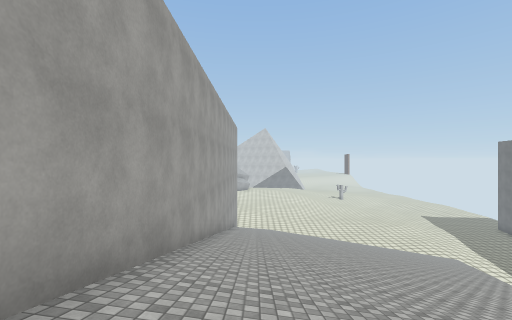
View 1 (above)

20 first-person views from a walk through a 3-D level made in the Unity game engine. The camera is 1.5 m above the floor, looks level and sees 90° across. The floor is counted in squares, 2 m on a side. Each view is taken from the middle of a square. On the plan, view 1 faces up. The plan holds only what a view shows up to about 9 squares ahead; the rest is blank. The place goes on beyond the plan. The player is left out. Surface patterns are stand-ins for the level's own textures.

View 2
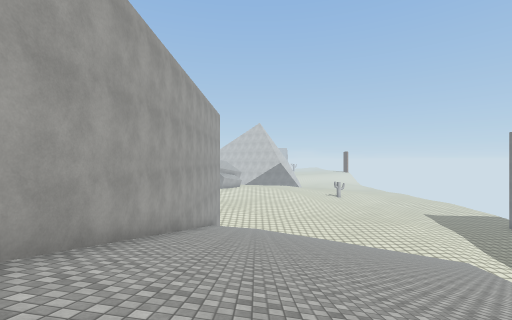

View 3
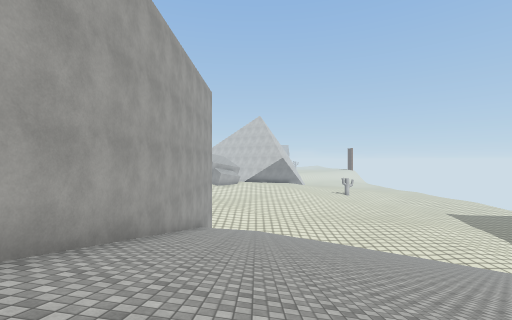

View 4
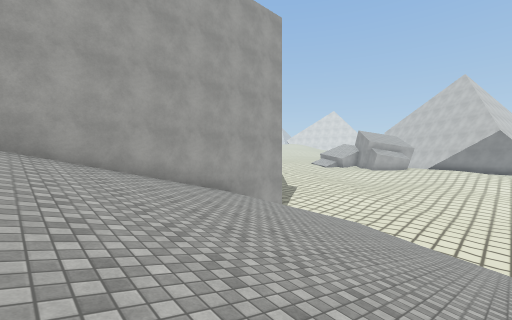

View 5
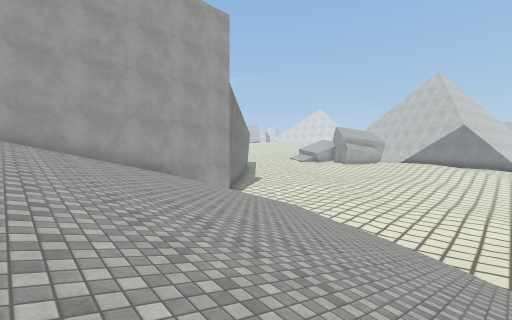

View 6
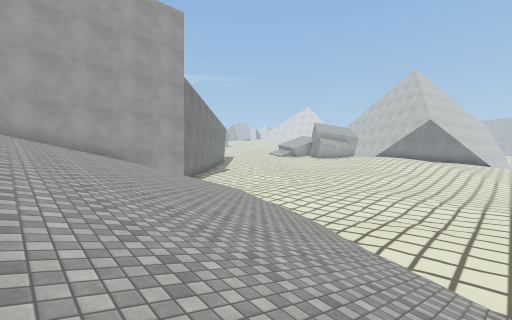

View 7
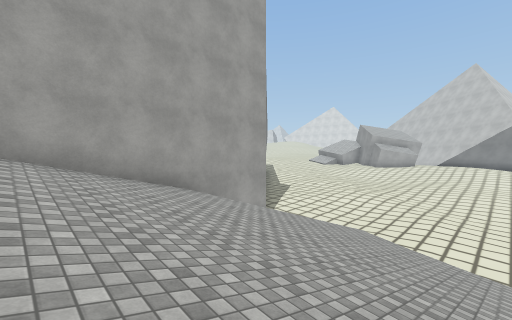

View 8
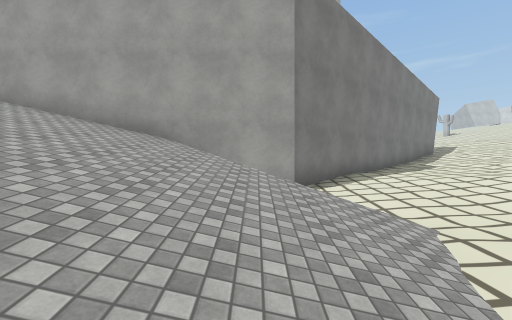

View 9
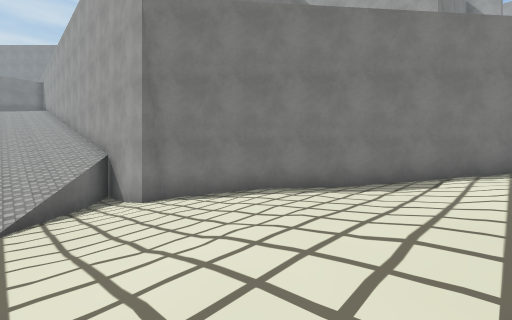

View 10
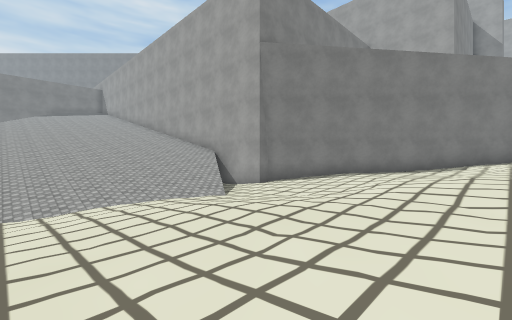

View 11
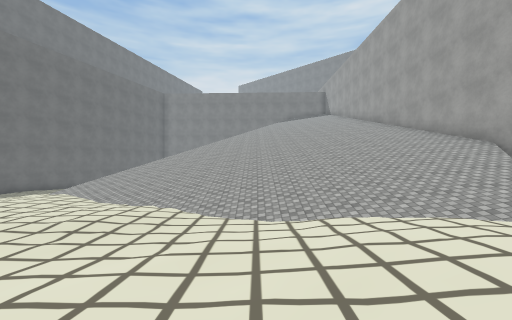

View 12
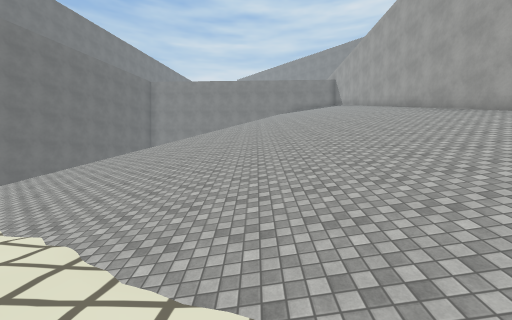

View 13
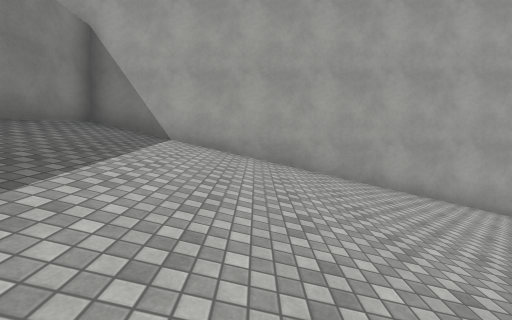

View 14
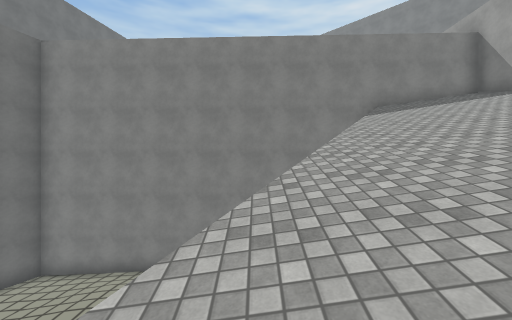

View 15
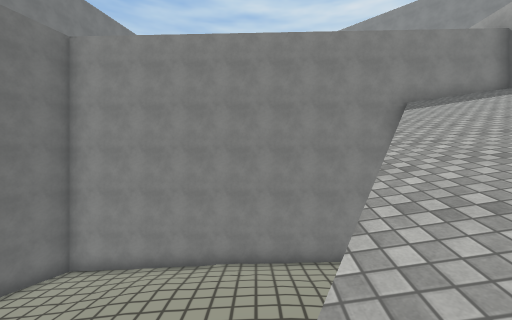

View 16
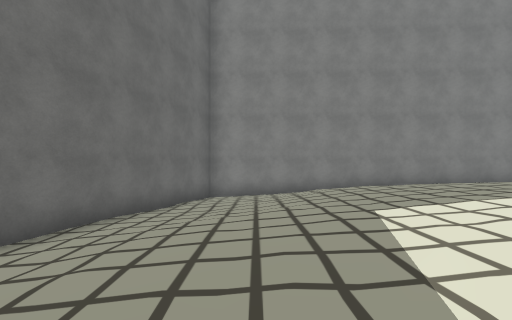

View 17
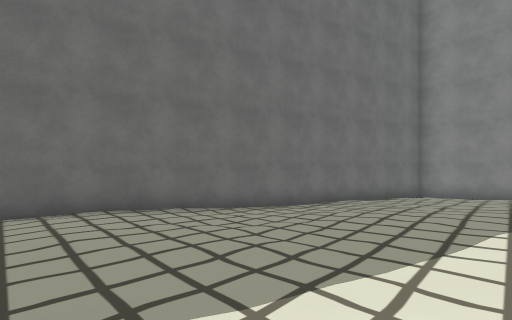

View 18
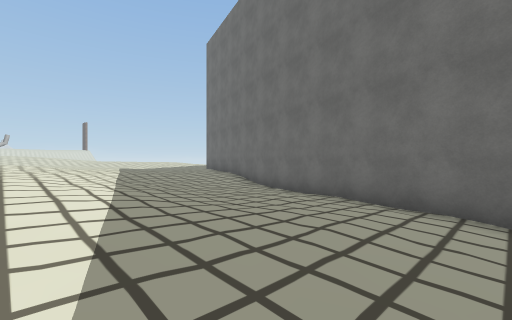

View 19
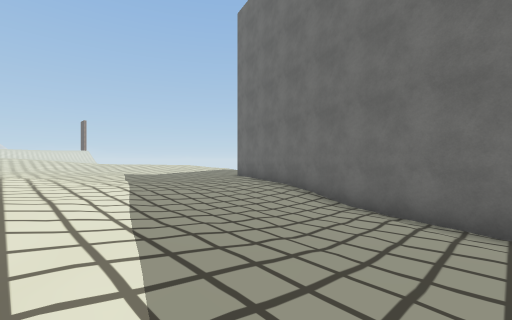

View 20
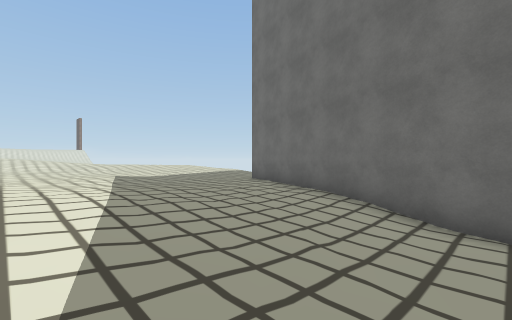

### Floor plan
Key: @ floor where view 1 was taken; # wall or solid block; . main floor; - floor 0.25 m lower than the main floor; : floor 0.5 m higher than the main floor; _ floor 0.75 m lower than the main floor; + floor 1 m higher than the main floor; < floor 1 m lower than the main floor; * floor 1.25 m higher than the main floor; ( floor 1.5 m lower than the main floor; % floor 1.75 m higher than the main floor; & floor 2 m higher than the main floor; $ floor 2.5 m higher than the main floor; / step, stairs or slope; = window, fence, low wall or low ledge.
Columns run from 8 left of view 1 to 21 right of it. Each row starts with its distance up from view 1.
 25 #$$$$$&&&%%%%*  ++    ....
 24 ##$$&&&&%%%***++++    .....
 23  ##&&&%%%%%**+++++    ......
 22   ##%%%%%***++++++   +:......
 21    ##%%%***+++++++  +:.......#
 20     ##%*++++++++++  ::......##
 19      ##*+//+++:+++   :......#
 18       #+//////++++: +:...--.#
 17       #/////////:::+::..----#
 16       #///////////:::..--__##
 15       #////////////::..-___#
 14       #////////////=...-___#
 13       #////////////...-___##
 12       #///////////  ..--__#
 11       #/////////// ..---__#
 10       #/////////// .---__##
  9       #/////////   ---___#
  8       #/////////   --____#
  7       #/////////   --___##
  6       #///////    .--__<#
  5       #///////   ..-___<#
  4       #//////   ..--__<##
  3       #////// ....-__<<#
  2       #/////......-__<(#
  1       #////  -----__<<(#
  0       #/@// -_______<(##
 -1       #################

Positions as (right, up) in squares from view 1, and headings:
1: (0, 0), facing up
2: (1, 2), facing up
3: (1, 5), facing up
4: (5, 11), facing up-left
5: (7, 12), facing up-left
6: (9, 13), facing up-left
7: (4, 13), facing up-left
8: (4, 18), facing left
9: (1, 25), facing down-left
10: (5, 25), facing down-left
11: (5, 23), facing down
12: (5, 20), facing down
13: (4, 3), facing left
14: (6, 8), facing down
15: (7, 8), facing down
16: (12, 8), facing down
17: (11, 11), facing down-right
18: (12, 9), facing up-right
19: (13, 13), facing up-right
20: (14, 15), facing up-right
